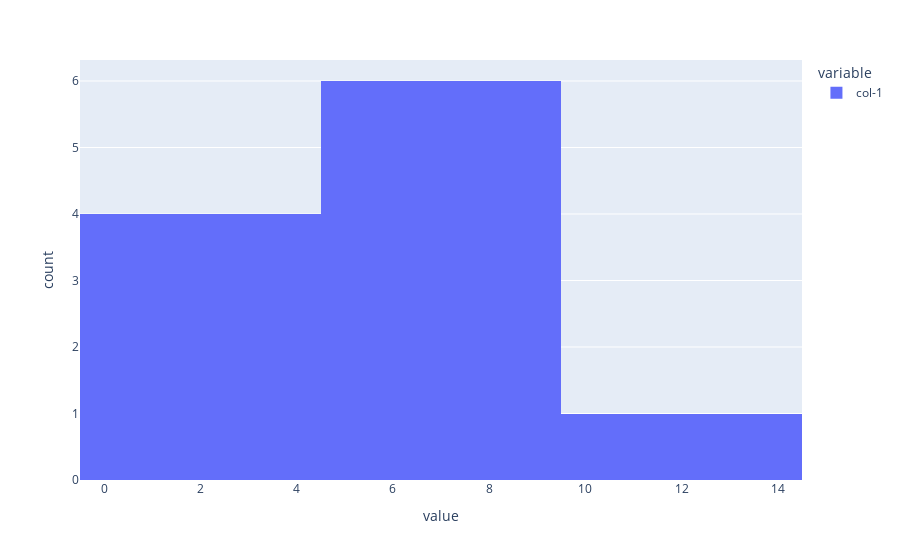

Notebook cell for this chart:
### Markdown cell above
## 2. Histogram

### Code cell
plx.histogram(df["col-1"])

### Figure 1 — Plotly figure (JSON) as saved in the notebook; plotly's stock layout.template omitted (floating-point values rounded to 4 significant figures)
{"data": [{"bingroup": "x", "hovertemplate": "variable=col-1<br>value=%{x}<br>count=%{y}<extra></extra>", "legendgroup": "col-1", "marker": {"color": "#636efa", "pattern": {"shape": ""}}, "name": "col-1", "orientation": "v", "showlegend": true, "type": "histogram", "x": [1, 2, 3, 4, 5, 6, 7, 8, 9, 10, 8], "xaxis": "x", "yaxis": "y"}], "layout": {"barmode": "relative", "legend": {"title": {"text": "variable"}, "tracegroupgap": 0}, "margin": {"t": 60}, "xaxis": {"anchor": "y", "domain": [0, 1], "title": {"text": "value"}}, "yaxis": {"anchor": "x", "domain": [0, 1], "title": {"text": "count"}}}}
